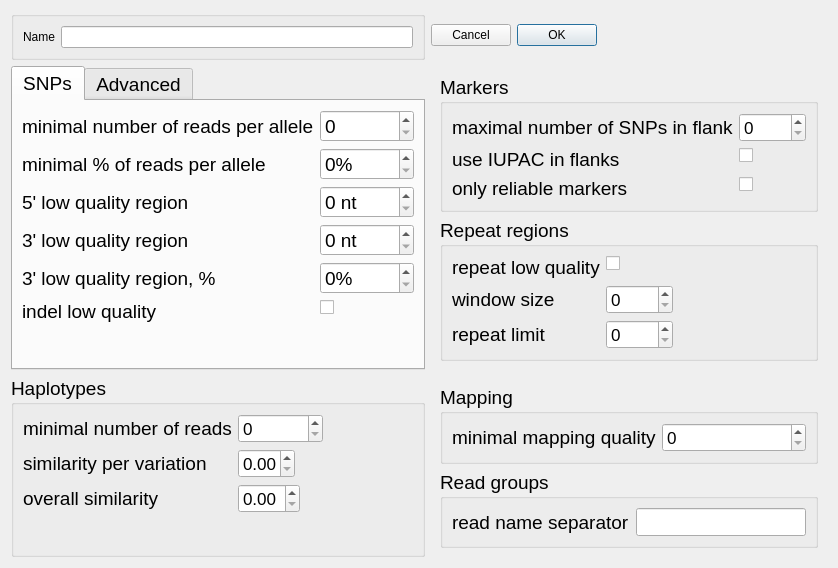
<?xml version="1.0" encoding="UTF-8"?>
<ui version="4.0">
 <class>SettingsDialog</class>
 <widget class="QDialog" name="SettingsDialog">
  <property name="geometry">
   <rect>
    <x>0</x>
    <y>0</y>
    <width>823</width>
    <height>550</height>
   </rect>
  </property>
  <property name="windowTitle">
   <string>Configuration</string>
  </property>
  <property name="locale">
   <locale language="English" country="UnitedKingdom"/>
  </property>
  <layout class="QGridLayout" name="gridLayout">
   <item row="3" column="1">
    <widget class="QGroupBox" name="groupBox_3">
     <property name="font">
      <font>
       <pointsize>14</pointsize>
      </font>
     </property>
     <property name="title">
      <string>Haplotypes</string>
     </property>
     <layout class="QFormLayout" name="formLayout_4">
      <property name="fieldGrowthPolicy">
       <enum>QFormLayout::FieldsStayAtSizeHint</enum>
      </property>
      <item row="0" column="0">
       <widget class="QLabel" name="label_9">
        <property name="text">
         <string>minimal number of reads</string>
        </property>
       </widget>
      </item>
      <item row="0" column="1">
       <widget class="QSpinBox" name="minimalNumberOfReadsPerHaploType">
        <property name="font">
         <font>
          <pointsize>13</pointsize>
         </font>
        </property>
        <property name="maximum">
         <number>1000000</number>
        </property>
       </widget>
      </item>
      <item row="1" column="0">
       <widget class="QLabel" name="label_5">
        <property name="text">
         <string>similarity per variation</string>
        </property>
       </widget>
      </item>
      <item row="1" column="1">
       <widget class="QDoubleSpinBox" name="similarityPerPolymorphicSite">
        <property name="minimumSize">
         <size>
          <width>57</width>
          <height>0</height>
         </size>
        </property>
        <property name="maximumSize">
         <size>
          <width>57</width>
          <height>16777215</height>
         </size>
        </property>
        <property name="font">
         <font>
          <pointsize>13</pointsize>
         </font>
        </property>
        <property name="maximum">
         <double>1.000000000000000</double>
        </property>
        <property name="singleStep">
         <double>0.010000000000000</double>
        </property>
       </widget>
      </item>
      <item row="2" column="0">
       <widget class="QLabel" name="label_6">
        <property name="text">
         <string>overall similarity</string>
        </property>
       </widget>
      </item>
      <item row="2" column="1">
       <widget class="QDoubleSpinBox" name="similarityAllPolymorphicSites">
        <property name="font">
         <font>
          <pointsize>13</pointsize>
         </font>
        </property>
        <property name="maximum">
         <double>1.000000000000000</double>
        </property>
        <property name="singleStep">
         <double>0.010000000000000</double>
        </property>
       </widget>
      </item>
     </layout>
    </widget>
   </item>
   <item row="1" column="1">
    <widget class="QTabWidget" name="tabWidget_2">
     <property name="font">
      <font>
       <pointsize>14</pointsize>
      </font>
     </property>
     <property name="currentIndex">
      <number>0</number>
     </property>
     <widget class="QWidget" name="tabWidget_2Page1">
      <property name="sizePolicy">
       <sizepolicy hsizetype="Maximum" vsizetype="Preferred">
        <horstretch>0</horstretch>
        <verstretch>0</verstretch>
       </sizepolicy>
      </property>
      <property name="maximumSize">
       <size>
        <width>410</width>
        <height>16777215</height>
       </size>
      </property>
      <attribute name="title">
       <string>SNPs</string>
      </attribute>
      <layout class="QFormLayout" name="formLayout_2">
       <property name="fieldGrowthPolicy">
        <enum>QFormLayout::AllNonFixedFieldsGrow</enum>
       </property>
       <item row="0" column="0">
        <widget class="QLabel" name="label_10">
         <property name="text">
          <string>minimal number of reads per allele</string>
         </property>
        </widget>
       </item>
       <item row="0" column="1">
        <widget class="QSpinBox" name="minimalNumberOfReadsPerAllele">
         <property name="maximum">
          <number>999999</number>
         </property>
        </widget>
       </item>
       <item row="1" column="0">
        <widget class="QLabel" name="label_19">
         <property name="text">
          <string>minimal % of reads per allele</string>
         </property>
        </widget>
       </item>
       <item row="2" column="0">
        <widget class="QLabel" name="label_2">
         <property name="text">
          <string>5' low quality region</string>
         </property>
        </widget>
       </item>
       <item row="2" column="1">
        <widget class="QSpinBox" name="lowQualityRegion5prime">
         <property name="suffix">
          <string> nt</string>
         </property>
         <property name="maximum">
          <number>10000</number>
         </property>
        </widget>
       </item>
       <item row="3" column="0">
        <widget class="QLabel" name="label_3">
         <property name="text">
          <string>3' low quality region</string>
         </property>
        </widget>
       </item>
       <item row="3" column="1">
        <widget class="QSpinBox" name="lowQualityRegion3prime">
         <property name="suffix">
          <string> nt</string>
         </property>
         <property name="maximum">
          <number>10000</number>
         </property>
        </widget>
       </item>
       <item row="4" column="0">
        <widget class="QLabel" name="label_18">
         <property name="text">
          <string>3' low quality region, %</string>
         </property>
        </widget>
       </item>
       <item row="5" column="0">
        <widget class="QLabel" name="label_21">
         <property name="whatsThis">
          <string extracomment="Mark indels as low quality"/>
         </property>
         <property name="text">
          <string>indel low quality</string>
         </property>
        </widget>
       </item>
       <item row="5" column="1">
        <widget class="QCheckBox" name="indelLowQuality">
         <property name="layoutDirection">
          <enum>Qt::LeftToRight</enum>
         </property>
         <property name="text">
          <string/>
         </property>
        </widget>
       </item>
       <item row="1" column="1">
        <widget class="QSpinBox" name="minimalNumberOfReadsPerAllelep">
         <property name="sizePolicy">
          <sizepolicy hsizetype="Minimum" vsizetype="Fixed">
           <horstretch>0</horstretch>
           <verstretch>0</verstretch>
          </sizepolicy>
         </property>
         <property name="minimumSize">
          <size>
           <width>0</width>
           <height>0</height>
          </size>
         </property>
         <property name="maximumSize">
          <size>
           <width>16777215</width>
           <height>16777215</height>
          </size>
         </property>
         <property name="suffix">
          <string>%</string>
         </property>
         <property name="maximum">
          <number>100</number>
         </property>
        </widget>
       </item>
       <item row="4" column="1">
        <widget class="QSpinBox" name="lowQualityRegion3primePerc">
         <property name="suffix">
          <string>%</string>
         </property>
         <property name="maximum">
          <number>100</number>
         </property>
        </widget>
       </item>
      </layout>
     </widget>
     <widget class="QWidget" name="tab_3">
      <attribute name="title">
       <string>Advanced</string>
      </attribute>
      <layout class="QFormLayout" name="formLayout_7">
       <item row="0" column="0">
        <widget class="QLabel" name="label_14">
         <property name="text">
          <string>weight high quality nucleotide</string>
         </property>
        </widget>
       </item>
       <item row="0" column="1">
        <widget class="QDoubleSpinBox" name="weightHighQualityRegion">
         <property name="maximum">
          <double>1.000000000000000</double>
         </property>
         <property name="singleStep">
          <double>0.010000000000000</double>
         </property>
        </widget>
       </item>
       <item row="1" column="0">
        <widget class="QLabel" name="label_15">
         <property name="text">
          <string>weight low quality nucleotide</string>
         </property>
        </widget>
       </item>
       <item row="1" column="1">
        <widget class="QDoubleSpinBox" name="weightLowQualityRegion">
         <property name="maximum">
          <double>1.000000000000000</double>
         </property>
         <property name="singleStep">
          <double>0.010000000000000</double>
         </property>
        </widget>
       </item>
       <item row="2" column="0">
        <widget class="QLabel" name="label_16">
         <property name="text">
          <string>allele majority threshold</string>
         </property>
        </widget>
       </item>
       <item row="2" column="1">
        <widget class="QDoubleSpinBox" name="alleleMajorityThreshold">
         <property name="maximum">
          <double>1.000000000000000</double>
         </property>
         <property name="singleStep">
          <double>0.010000000000000</double>
         </property>
        </widget>
       </item>
       <item row="3" column="0">
        <widget class="QLabel" name="label_17">
         <property name="text">
          <string>minimal SNP quality score</string>
         </property>
        </widget>
       </item>
       <item row="3" column="1">
        <widget class="QSpinBox" name="minSNPQualityScore"/>
       </item>
       <item row="5" column="0">
        <widget class="QLabel" name="label_13">
         <property name="text">
          <string>minimal number of high quality reads</string>
         </property>
        </widget>
       </item>
       <item row="5" column="1">
        <widget class="QSpinBox" name="minNumberOfHighQualityReads"/>
       </item>
       <item row="6" column="0">
        <widget class="QLabel" name="label_7">
         <property name="text">
          <string>minimal SNP confidence score</string>
         </property>
        </widget>
       </item>
       <item row="6" column="1">
        <widget class="QSpinBox" name="minimalConfidenceScore"/>
       </item>
      </layout>
     </widget>
    </widget>
   </item>
   <item row="0" column="1">
    <widget class="QGroupBox" name="groupBox_2">
     <property name="title">
      <string/>
     </property>
     <layout class="QFormLayout" name="formLayout_8">
      <item row="0" column="0">
       <widget class="QLabel" name="label_20">
        <property name="text">
         <string>Name</string>
        </property>
       </widget>
      </item>
      <item row="0" column="1">
       <widget class="QLineEdit" name="name"/>
      </item>
     </layout>
    </widget>
   </item>
   <item row="1" column="2">
    <widget class="QWidget" name="widget" native="true">
     <layout class="QGridLayout" name="gridLayout_2">
      <item row="1" column="0">
       <widget class="QGroupBox" name="groupBox">
        <property name="font">
         <font>
          <pointsize>14</pointsize>
         </font>
        </property>
        <property name="title">
         <string>Repeat regions</string>
        </property>
        <layout class="QFormLayout" name="formLayout">
         <property name="fieldGrowthPolicy">
          <enum>QFormLayout::FieldsStayAtSizeHint</enum>
         </property>
         <item row="0" column="0">
          <widget class="QLabel" name="label_22">
           <property name="text">
            <string>repeat low quality</string>
           </property>
          </widget>
         </item>
         <item row="0" column="1">
          <widget class="QCheckBox" name="lowComplexityLowQuality">
           <property name="layoutDirection">
            <enum>Qt::RightToLeft</enum>
           </property>
           <property name="text">
            <string/>
           </property>
          </widget>
         </item>
         <item row="1" column="0">
          <widget class="QLabel" name="label">
           <property name="text">
            <string>window size</string>
           </property>
          </widget>
         </item>
         <item row="1" column="1">
          <widget class="QSpinBox" name="lowComplexityRegionSize">
           <property name="font">
            <font>
             <pointsize>13</pointsize>
            </font>
           </property>
           <property name="maximum">
            <number>1000</number>
           </property>
          </widget>
         </item>
         <item row="2" column="0">
          <widget class="QLabel" name="label_8">
           <property name="text">
            <string>repeat limit</string>
           </property>
          </widget>
         </item>
         <item row="2" column="1">
          <widget class="QSpinBox" name="lowComplexityRepeatCount">
           <property name="font">
            <font>
             <pointsize>13</pointsize>
            </font>
           </property>
           <property name="maximum">
            <number>1000</number>
           </property>
          </widget>
         </item>
        </layout>
       </widget>
      </item>
      <item row="0" column="0">
       <widget class="QGroupBox" name="groupBox_4">
        <property name="font">
         <font>
          <pointsize>14</pointsize>
         </font>
        </property>
        <property name="title">
         <string>Markers</string>
        </property>
        <layout class="QFormLayout" name="formLayout_3">
         <property name="fieldGrowthPolicy">
          <enum>QFormLayout::FieldsStayAtSizeHint</enum>
         </property>
         <item row="0" column="0">
          <widget class="QLabel" name="label_4">
           <property name="text">
            <string>maximal number of SNPs in flank</string>
           </property>
          </widget>
         </item>
         <item row="0" column="1">
          <widget class="QSpinBox" name="maxNumberOfSNPsInFlanks">
           <property name="font">
            <font>
             <pointsize>13</pointsize>
            </font>
           </property>
           <property name="maximum">
            <number>1000</number>
           </property>
          </widget>
         </item>
         <item row="1" column="0">
          <widget class="QLabel" name="label_23">
           <property name="text">
            <string>use IUPAC in flanks</string>
           </property>
          </widget>
         </item>
         <item row="1" column="1">
          <widget class="QCheckBox" name="useIUPACCodes">
           <property name="font">
            <font>
             <pointsize>13</pointsize>
            </font>
           </property>
           <property name="layoutDirection">
            <enum>Qt::RightToLeft</enum>
           </property>
           <property name="text">
            <string/>
           </property>
          </widget>
         </item>
         <item row="2" column="0">
          <widget class="QLabel" name="label_24">
           <property name="text">
            <string>only reliable markers</string>
           </property>
          </widget>
         </item>
         <item row="2" column="1">
          <widget class="QCheckBox" name="onlyReliableMarkers">
           <property name="font">
            <font>
             <pointsize>13</pointsize>
            </font>
           </property>
           <property name="layoutDirection">
            <enum>Qt::RightToLeft</enum>
           </property>
           <property name="text">
            <string/>
           </property>
          </widget>
         </item>
        </layout>
       </widget>
      </item>
     </layout>
    </widget>
   </item>
   <item row="3" column="2">
    <widget class="QWidget" name="widget_2" native="true">
     <layout class="QGridLayout" name="gridLayout_3">
      <item row="0" column="0">
       <widget class="QGroupBox" name="groupBox_5">
        <property name="font">
         <font>
          <pointsize>14</pointsize>
         </font>
        </property>
        <property name="title">
         <string>Mapping</string>
        </property>
        <layout class="QFormLayout" name="formLayout_5">
         <item row="0" column="0">
          <widget class="QLabel" name="label_11">
           <property name="text">
            <string>minimal mapping quality</string>
           </property>
          </widget>
         </item>
         <item row="0" column="1">
          <widget class="QSpinBox" name="minimalMappingQuality">
           <property name="font">
            <font>
             <pointsize>13</pointsize>
            </font>
           </property>
           <property name="maximum">
            <number>100</number>
           </property>
          </widget>
         </item>
        </layout>
       </widget>
      </item>
      <item row="1" column="0">
       <widget class="QGroupBox" name="groupBox_6">
        <property name="font">
         <font>
          <pointsize>14</pointsize>
         </font>
        </property>
        <property name="title">
         <string>Read groups</string>
        </property>
        <layout class="QFormLayout" name="formLayout_6">
         <item row="0" column="1">
          <widget class="QLineEdit" name="readNameGroupSeparator">
           <property name="font">
            <font>
             <pointsize>13</pointsize>
            </font>
           </property>
          </widget>
         </item>
         <item row="0" column="0">
          <widget class="QLabel" name="label_12">
           <property name="text">
            <string>read name separator</string>
           </property>
          </widget>
         </item>
        </layout>
       </widget>
      </item>
     </layout>
    </widget>
   </item>
   <item row="0" column="2">
    <widget class="QDialogButtonBox" name="buttonBox">
     <property name="layoutDirection">
      <enum>Qt::RightToLeft</enum>
     </property>
     <property name="orientation">
      <enum>Qt::Horizontal</enum>
     </property>
     <property name="standardButtons">
      <set>QDialogButtonBox::Cancel|QDialogButtonBox::Ok</set>
     </property>
    </widget>
   </item>
  </layout>
 </widget>
 <tabstops>
  <tabstop>name</tabstop>
  <tabstop>tabWidget_2</tabstop>
  <tabstop>minimalNumberOfReadsPerAllele</tabstop>
  <tabstop>minimalNumberOfReadsPerAllelep</tabstop>
  <tabstop>lowQualityRegion5prime</tabstop>
  <tabstop>lowQualityRegion3prime</tabstop>
  <tabstop>lowQualityRegion3primePerc</tabstop>
  <tabstop>minimalNumberOfReadsPerHaploType</tabstop>
  <tabstop>similarityPerPolymorphicSite</tabstop>
  <tabstop>similarityAllPolymorphicSites</tabstop>
  <tabstop>buttonBox</tabstop>
  <tabstop>maxNumberOfSNPsInFlanks</tabstop>
  <tabstop>lowComplexityRegionSize</tabstop>
  <tabstop>lowComplexityRepeatCount</tabstop>
  <tabstop>minimalMappingQuality</tabstop>
  <tabstop>readNameGroupSeparator</tabstop>
  <tabstop>weightHighQualityRegion</tabstop>
  <tabstop>weightLowQualityRegion</tabstop>
  <tabstop>alleleMajorityThreshold</tabstop>
  <tabstop>minSNPQualityScore</tabstop>
  <tabstop>minNumberOfHighQualityReads</tabstop>
  <tabstop>minimalConfidenceScore</tabstop>
 </tabstops>
 <resources/>
 <connections>
  <connection>
   <sender>buttonBox</sender>
   <signal>accepted()</signal>
   <receiver>SettingsDialog</receiver>
   <slot>accept()</slot>
   <hints>
    <hint type="sourcelabel">
     <x>248</x>
     <y>254</y>
    </hint>
    <hint type="destinationlabel">
     <x>157</x>
     <y>274</y>
    </hint>
   </hints>
  </connection>
  <connection>
   <sender>buttonBox</sender>
   <signal>rejected()</signal>
   <receiver>SettingsDialog</receiver>
   <slot>reject()</slot>
   <hints>
    <hint type="sourcelabel">
     <x>316</x>
     <y>260</y>
    </hint>
    <hint type="destinationlabel">
     <x>286</x>
     <y>274</y>
    </hint>
   </hints>
  </connection>
 </connections>
</ui>
